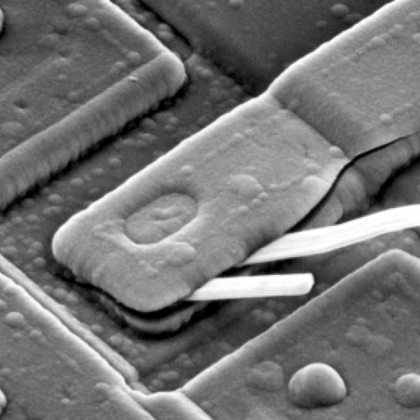
%> input picture assign2/assignment2/asset/436.tif, 420 x 420 px, shrunk from 1026 x 1026 before the run
$ octave assign2.m   (GNU Octave 9; MATLAB toolbox functions it lacks are replaced by stand-ins)
%> lines starting %> are read from the running program, lines starting %| are printed output that depends on the picture
clc;
close all;
D0=10;
InitialImage=imread('../asset/436.tif');
%> InitialImage is the input picture: size 420x420 uint8; min 0, max 255, mean 115.6
%原始图片
subplot(2,4,1);imshow(InitialImage);title('原图');
[M,N]=size(InitialImage);
%> M = 420; N = 420
P=2*M;
%> P = 840
Q=2*N;
%> Q = 840

%补零
paddingImage=double(zeros(P,Q));
paddingImage(1:M,1:N)=InitialImage;
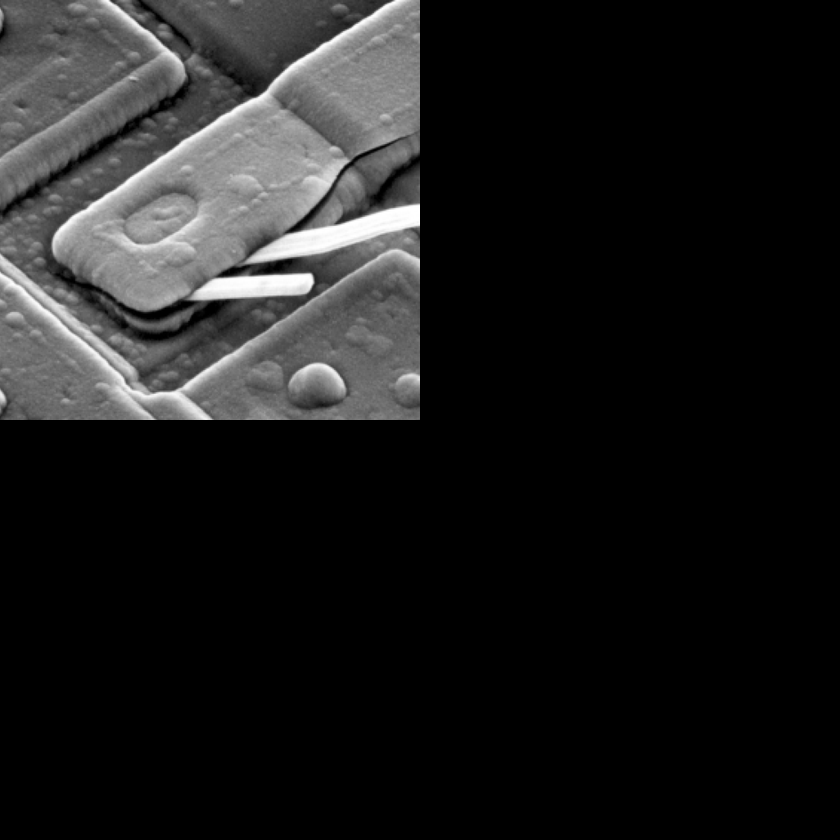
%> paddingImage: size 840x840 double; min 0, max 255, mean 28.9
subplot(2,4,2);imshow(uint8(paddingImage));title('补零图');

%在空间域中心化频域
centerImage=int8(zeros(P,Q));
for i=1:1:P
for j=1:1:Q
    centerImage(i,j)=((-1)^(i+j))*paddingImage(i,j);
end
end
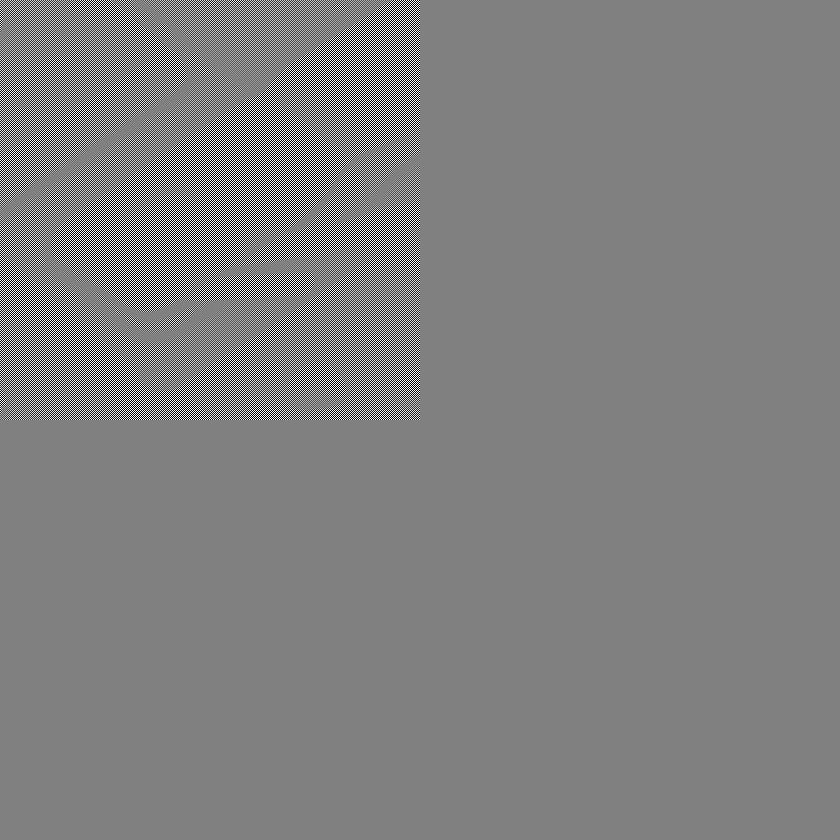
%> centerImage: size 840x840 int8; min -128, max 127, mean 0; drawn with min black and max white

%在频域调库也可以中心化
%centerImage=(real(ifft2(fftshift(fft2(double(zeroImage),P,Q)))));


subplot(2,4,3);imshow(uint8(centerImage));title('中心化');

%中心化后的原图频谱
flourier_Image=fft2(double(centerImage));
%频谱把复数取模取log+1，再取uint8
subplot(2,4,4);imshow(uint8(log(abs(flourier_Image))+1),[]);title('原图频谱');
%> after `imshow(uint8(log(abs(flourier_Image))+1),[])`:
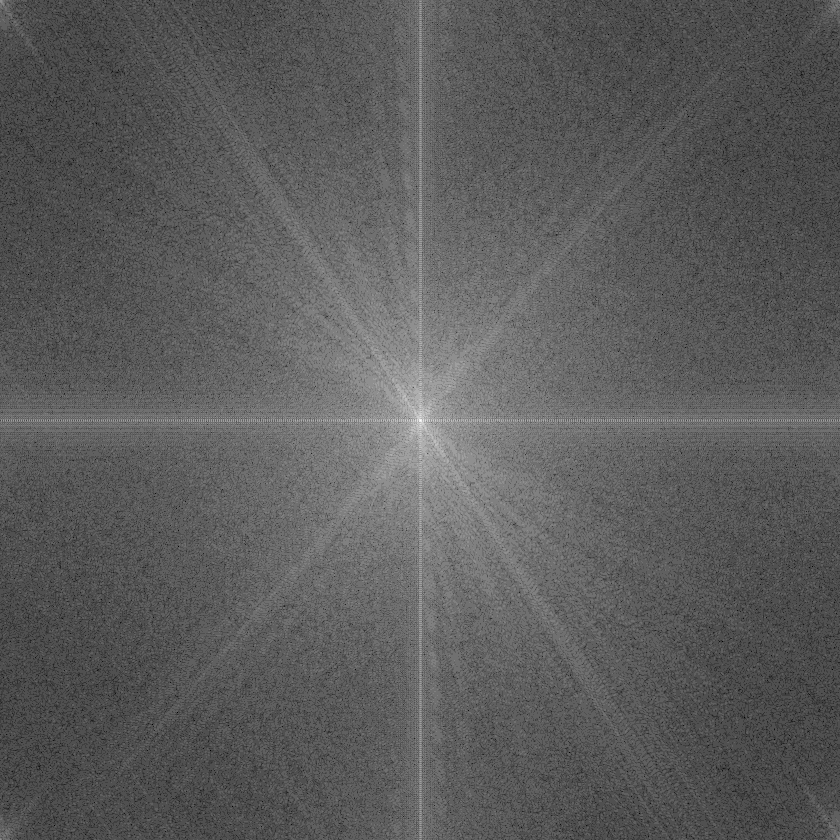
%> displayed picture: size 840x840, on the screen's scale of 0 to 255; min 0, max 255, mean 91.8

%高斯低通滤波器
filter=fftshift(fft2(double(fspecial('gaussian',[P Q],D0)),P,Q));
subplot(2,4,5);imshow(uint8(log(abs(filter))+1),[]);title('中心对称高斯频谱');

%乘法操作
img_filter = filter.*flourier_Image;
subplot(2,4,6);imshow(uint8(log(abs(img_filter))+1),[]);title('乘积过滤后频谱');
%> after `imshow(uint8(log(abs(img_filter))+1),[])`:
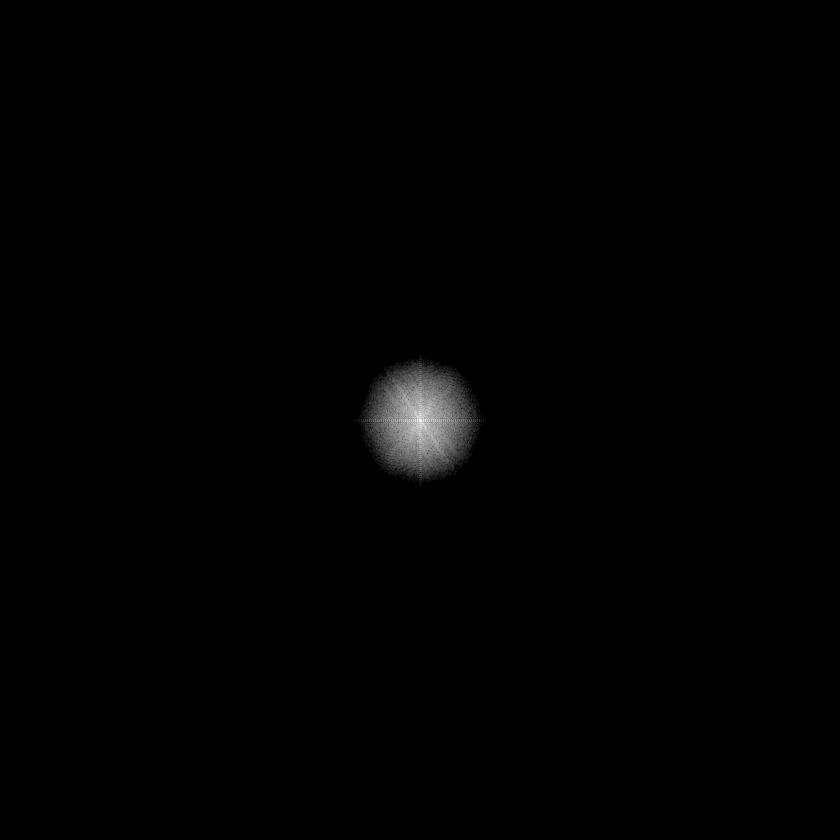
%> displayed picture: size 840x840, on the screen's scale of 0 to 255; min 0, max 255, mean 1.5

%去中心化另一种方式，在频域去中心化
% img_filter=ifftshift(img_filter);

%反傅里叶变换,并取实数部分
img_filter2=fftshift(round(real(ifft2(img_filter))));

%去中心化，在空间域操作
for i=1:1:P
for j=1:1:Q
    img_filter2(i,j)=((-1)^(i+j))*img_filter2(i,j);
end
end
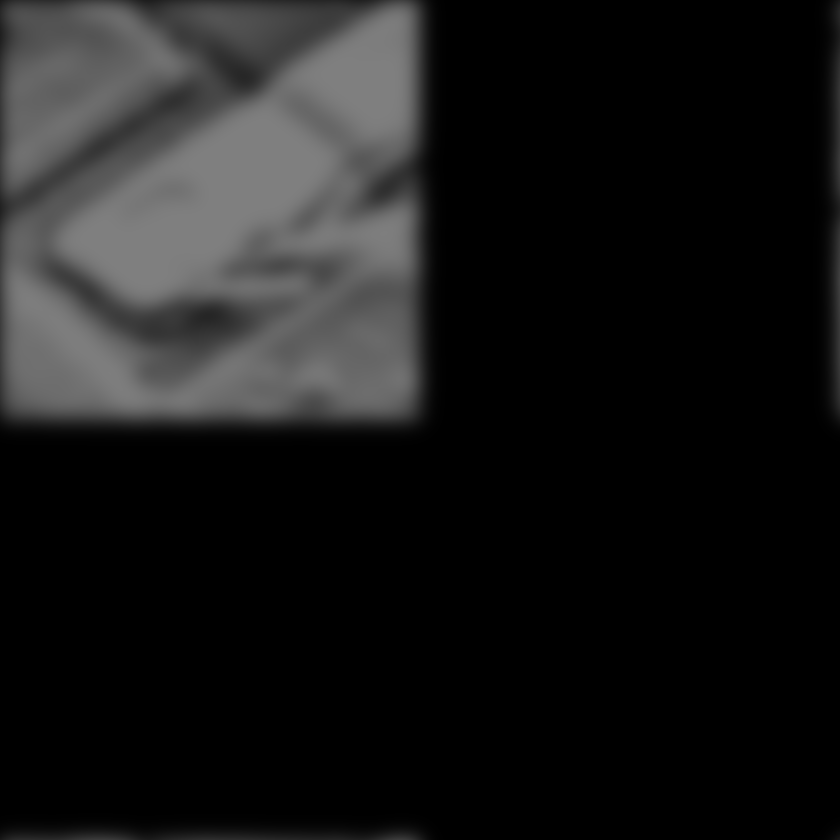
%> img_filter2: size 840x840 double; min 0, max 127, mean 25.2

subplot(2,4,7);imshow(uint8(img_filter2));title('去中心化后的IDFT');

%截断
img_filter3=img_filter2(1:1:M,1:1:N);
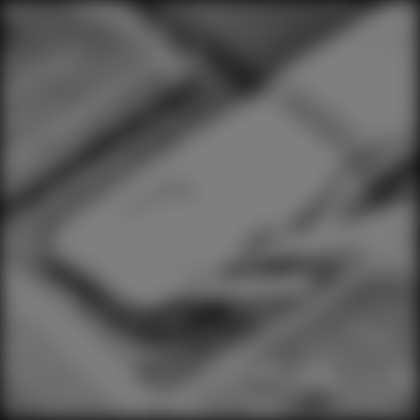
%> img_filter3: size 420x420 double; min 22, max 127, mean 97
subplot(2,4,8);imshow(uint8(img_filter3));title('截断后的结果图');
%> after `title('截断后的结果图')`:
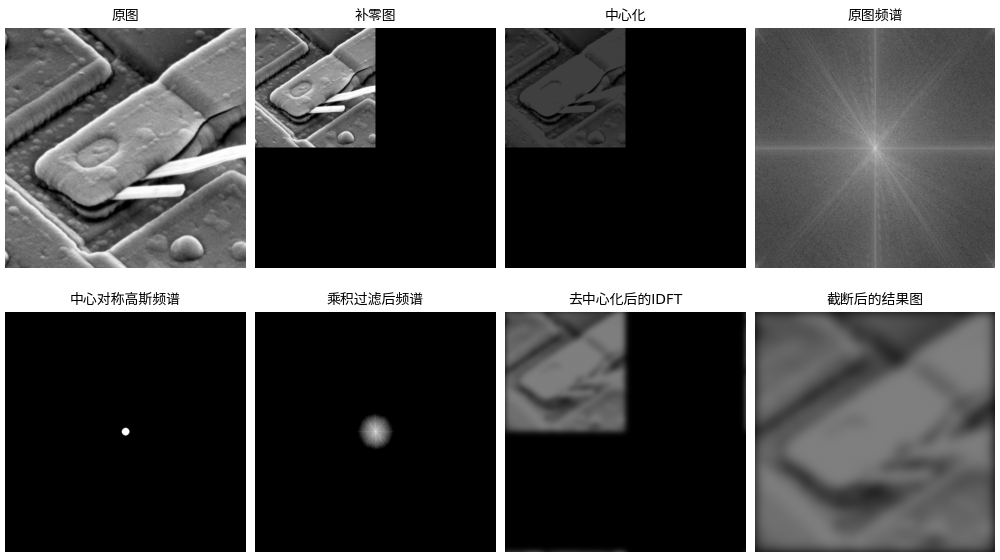
%> figure redrawn from the program's plot data, 8 panels
